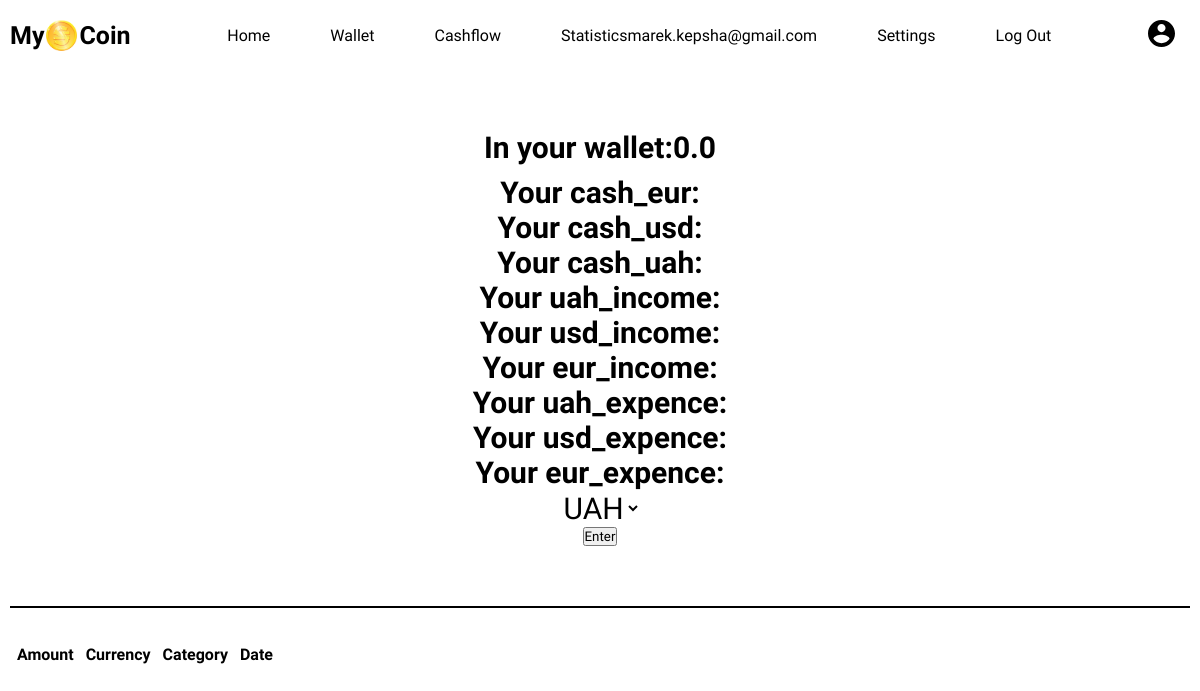
Page /wallet (signed in) on the earlier database version.
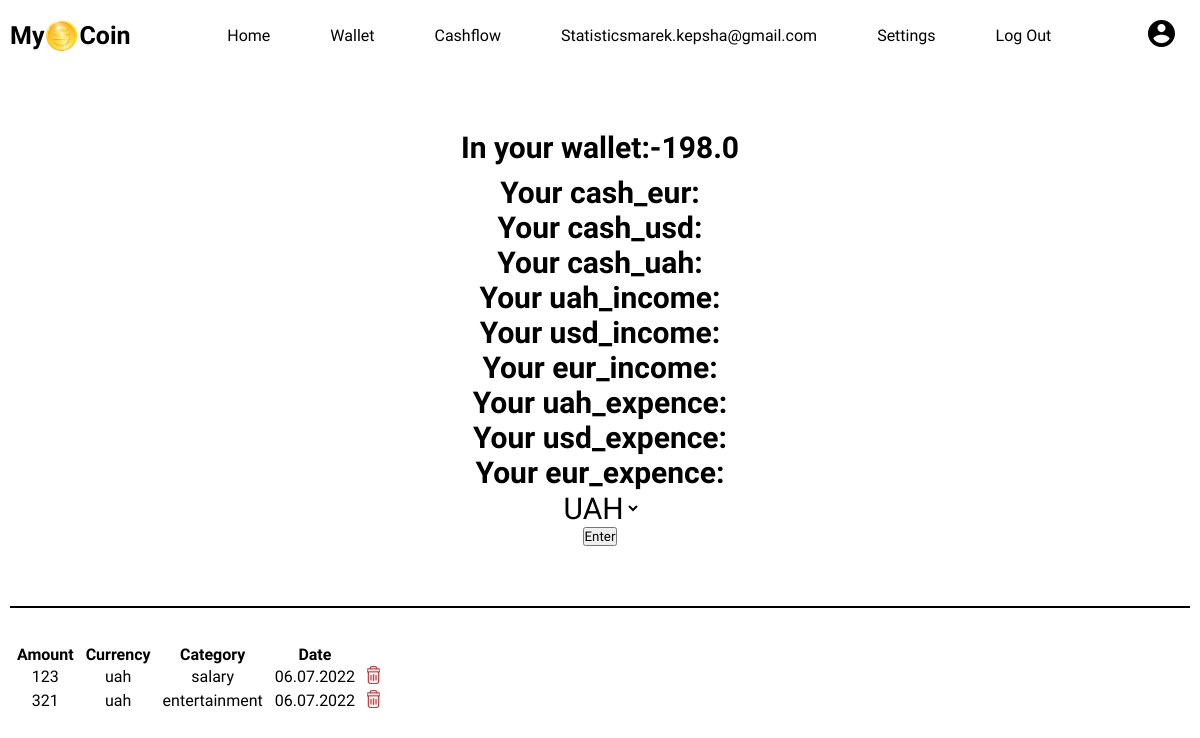
Same page on the later database version.
### tables this page shows
CREATE TABLE users (id INTEGER PRIMARY KEY AUTOINCREMENT NOT NULL,
username TEXT NOT NULL,
hash TEXT NOT NULL, confirmed BOOLEAN);

CREATE TABLE cashflow(    
      id INTEGER PRIMARY KEY AUTOINCREMENT NOT NULL ,
      cashflow_id INTEGER NOT NULL ,     
      type TEXT NOT NULL,
      count INTEGER,
      currency TEXT NOT NULL,
      category TEXT NOT NULL,
      daytime  DATETIME NOT NULL DEFAULT CURRENT_TIMESTAMP ,
      FOREIGN KEY(cashflow_id) REFERENCES users(id)
);

### app.py (the view)
@app.route("/wallet", methods=["GET", "POST"])
@login_required
def wallet():
    if request.method == "POST":
        uah_income = db.execute("SELECT sum(count) FROM cashflow WHERE type = 'income' and cashflow_id = ? and currency = 'uah'", session["user_id"])[0]["sum(count)"]
        usd_income = db.execute("SELECT sum(count) FROM cashflow WHERE type = 'income' and cashflow_id = ? and currency = 'usd'", session["user_id"])[0]["sum(count)"]
        eur_income = db.execute("SELECT sum(count) FROM cashflow WHERE type = 'income' and cashflow_id = ? and currency = 'eur'", session["user_id"])[0]["sum(count)"]
        uah_expence = db.execute("SELECT sum(count) FROM cashflow WHERE type = 'expense' and cashflow_id = ? and currency = 'uah'", session["user_id"])[0]["sum(count)"]
        usd_expence = db.execute("SELECT sum(count) FROM cashflow WHERE type = 'expense' and cashflow_id = ? and currency = 'usd'", session["user_id"])[0]["sum(count)"]
        eur_expence = db.execute("SELECT sum(count) FROM cashflow WHERE type = 'expense' and cashflow_id = ? and currency = 'eur'", session["user_id"])[0]["sum(count)"]
        if uah_income is None:
            uah_income = 0
        if usd_income is None:
            usd_income = 0
        if eur_income is None:
            eur_income = 0
        if uah_expence is None:
            uah_expence = 0
        if usd_expence is None:
            usd_expence = 0
        if eur_expence is None:
            eur_expence = 0
        cash_uah = uah_income - uah_expence
        cash_usd = usd_income - usd_expence
        cash_eur = eur_income - eur_expence
        currency = request.form.get("currency")
        if currency == "UAH":
            usd_to_uah = exchange_rate["usd_to_uah"]
            eur_to_uah = exchange_rate["eur_to_uah"]
            cash_usd_in_uah = int(cash_usd) * usd_to_uah
            cash_usd_in_uah = float(round(cash_usd_in_uah, 2))
            cash_eur_in_uah = int(cash_eur) * eur_to_uah
            cash_eur_in_uah = float(round(cash_eur_in_uah, 2))
            cash_uah = float(round(cash_uah, 2))
            money = cash_usd_in_uah + cash_eur_in_uah + float(cash_uah)
        elif currency == "USD":
            uah_to_usd = exchange_rate["uah_to_usd"]
            eur_to_usd = exchange_rate["eur_to_usd"]
            cash_uah_in_usd = int(cash_uah) * uah_to_usd
            cash_uah_in_usd = float(round(cash_uah_in_usd, 2))
            cash_eur_in_usd = int(cash_eur) * eur_to_usd
            cash_eur_in_usd = float(round(cash_eur_in_usd, 2))
            cash_usd = str(round(cash_usd, 2))
            money = cash_uah_in_usd + cash_eur_in_usd + float(cash_usd)
        else:
            usd_to_eur = exchange_rate["usd_to_eur"]
            uah_to_eur = exchange_rate["uah_to_eur"]
            cash_usd_in_eur = int(cash_usd) * usd_to_eur
            cash_usd_in_eur = float(round(cash_usd_in_eur, 2))
            cash_uah_in_eur = int(cash_uah) * uah_to_eur
            cash_uah_in_eur = float(round(cash_uah_in_eur, 2))
            cash_eur = float(round(cash_eur, 2))
            money = cash_usd_in_eur + cash_uah_in_eur + float(cash_eur)
        my_coin = db.execute("SELECT id,count,currency,category,strftime('%d.%m.%Y',daytime) FROM cashflow WHERE cashflow_id = ?", session["user_id"])
        name = db.execute("SELECT username FROM users WHERE id = ?", session["user_id"])
        try:
            return render_template("wallet.html", my_coin = my_coin,name = name[0]["username"],money = money,cash_uah = cash_uah,cash_usd = cash_usd,cash_eur =cash_eur,uah_income = uah_income,usd_income = usd_income,eur_income= eur_income,uah_expence =uah_expence,usd_expence = usd_expence, eur_expence = eur_expence)
        except TypeError:
            render_template("emptywallet.html",name = name[0]["username"])
    else:
        uah_income = db.execute("SELECT sum(count) FROM cashflow WHERE type = 'income' and cashflow_id = ? and currency = 'uah'", session["user_id"])[0]["sum(count)"]
        usd_income = db.execute("SELECT sum(count) FROM cashflow WHERE type = 'income' and cashflow_id = ? and currency = 'usd'", session["user_id"])[0]["sum(count)"]
        eur_income = db.execute("SELECT sum(count) FROM cashflow WHERE type = 'income' and cashflow_id = ? and currency = 'eur'", session["user_id"])[0]["sum(count)"]
        uah_expence = db.execute("SELECT sum(count) FROM cashflow WHERE type = 'expense' and cashflow_id = ? and currency = 'uah'", session["user_id"])[0]["sum(count)"]
        usd_expence = db.execute("SELECT sum(count) FROM cashflow WHERE type = 'expense' and cashflow_id = ? and currency = 'usd'", session["user_id"])[0]["sum(count)"]
        eur_expence = db.execute("SELECT sum(count) FROM cashflow WHERE type = 'expense' and cashflow_id = ? and currency = 'eur'", session["user_id"])[0]["sum(count)"]
        if uah_income is None:
            uah_income = 0
        if usd_income is None:
            usd_income = 0
        if eur_income is None:
            eur_income = 0
        if uah_expence is None:
            uah_expence = 0
        if usd_expence is None:
            usd_expence = 0
        if eur_expence is None:
            eur_expence = 0
        cash_uah = uah_income - uah_expence
        cash_usd = usd_income - usd_expence
        cash_eur = eur_income - eur_expence
        usd_to_uah = exchange_rate["usd_to_uah"]
        eur_to_uah = exchange_rate["eur_to_uah"]
        cash_usd_in_uah = int(cash_usd) * usd_to_uah
        cash_usd_in_uah = float(round(cash_usd_in_uah, 2))
        cash_eur_in_uah = int(cash_eur) * eur_to_uah
        cash_eur_in_uah = float(round(cash_eur_in_uah, 2))
        cash_uah = float(round(cash_uah, 2))
        money = cash_usd_in_uah + cash_eur_in_uah + float(cash_uah)
        my_coin = db.execute("SELECT id,count,currency,category,strftime('%d.%m.%Y',daytime) FROM cashflow WHERE cashflow_id = ?", session["user_id"])
        name = db.execute("SELECT username FROM users WHERE id = ?", session["user_id"])
        try:
            return render_template("wallet.html", my_coin = my_coin,name = name[0]["username"],money = money)
        except TypeError:
            render_template("emptywallet.html",name = name[0]["username"])

### app.py (called while the page is built)
@app.after_request
def after_request(response):
    response.headers["Cache-Control"] = "no-cache, no-store, must-revalidate"
    response.headers["Expires"] = 0
    response.headers["Pragma"] = "no-cache"
    return response

### helpers.py (called while the page is built)
def login_required(f):
    @wraps(f)
    def decorated_function(*args, **kwargs):
        if session.get("user_id") is None:
            return redirect("/login")
        return f(*args, **kwargs)
    return decorated_function

### templates/wallet.html (shortened to what this page needs)
{% extends "index.html" %}
{% block main %}
    <form class="wallet-page" action="/wallet" method="post">
        <div class="money-in-wallet">
            <label class="in-your-wallet">In your wallet:{{money}}<br></label>
                <h4>Your cash_eur:{{cash_eur}}</h4>
                <h4>Your cash_usd:{{cash_usd}}</h4>
                <h4>Your cash_uah:{{cash_uah}}</h4>
                <h4>Your uah_income:{{uah_income}}</h4>
                <h4>Your usd_income:{{usd_income}}</h4>
                <h4>Your eur_income:{{eur_income}}</h4>
                <h4>Your uah_expence:{{uah_expence}}</h4>
                <h4>Your usd_expence:{{usd_expence}}</h4>
                <h4>Your eur_expence:{{eur_expence}}</h4>
                <select name="currency" id="currency">
                <option id="currency-value" value="UAH">UAH</option>
                </select>
                <button type="submit">Enter</button>
        </div>
    </form>
    <form class="wallet-page" action="/wallet" method="get">
        <hr class="wallet-upper-line">
        <table id="tabula" class="table table-dark table-sm" >
            <tr class="wallet-history-title">
                <td>Amount</td>
                <td>Currency</td>
                <td>Category</td>
                <td>Date</td>
                <td></td>
            </tr>
            {% for coin in my_coin %}
                <tr class="wallet-history-description">
                    <td class="wallet-history">{{coin["count"]}}</td>
                    <td class="wallet-history">{{coin["currency"]}}</td>
                    <td class="wallet-history">{{coin["category"]}}</td>
                    <td class="wallet-history">{{coin["strftime('%d.%m.%Y',daytime)"]}}</td>
                    <td class="wallet-history"><a href="{{ url_for('delete', deleted_id = coin["id"]) }}"</a><img class="trash-icon" src="../static/img/trash-icon.svg" alt="delete button"></button></td>
                </tr>
            {% endfor %}
    </form>
{% endblock %}

### templates/index.html (shortened to what this page needs)
<!DOCTYPE html>
<html lang="en">
    <head>
        <link href="/static/index.css" rel="stylesheet">
    </head>
    <body>
        <header>
            <a class="company-title" href="/home">My<img class="company-logo" src="../static/img/title-icon.svg" alt="coin">Coin</a>
            <nav class="navbar">
                    {% if session["user_id"] %}
                        <ul class="nav-menu">
                            <li class="nav-item"><a class="nav-link" href="/home">Home</a></li>
                            <li class="nav-item"><a class="nav-link" href="/wallet">Wallet</a></li>
                            <li class="nav-item"><a class="nav-link" href="/cashflow">Cashflow</a></li>
                            <li class="nav-item"><a class="nav-link" href="/statistics">Statistics</a></li>
                        </ul>
                        <ul class="nav-menu">
                            <li class="nav-item"><a class="nav-link">{{name}}</a></li>
                            <li class="nav-item"><a class="nav-link" href="/settings">Settings</a></li>
                            <li class="nav-item"><a class="nav-link" href="/logout">Log Out</a></li>
                        </ul>
                    {% else %}
                        <ul class="nav-menu">
                            <li class="nav-item"><a class="nav-link" href="/register">Register</a></li>
                            <li class="nav-item"><a class="nav-link" href="/login">Log In</a></li>
                        </ul>
                    {% endif %}
            </nav>
            <div class="user-nav">
            <img class="user-icon" src="../static/img/user-icon.svg" alt="user icon">
            </div>
        </header>
        <main class="container-fluid py-5 text-center">
            {% block main %}{% endblock %}
        </main>
    </body>
</html>

### static/index.css (style rules this page uses)
* { padding: 0; margin: 0; box-sizing: border-box; font-family: "Anek Latin", sans-serif; }
body { background-image: url("img/MyCoin-background.jpg"); background-size: cover; max-width: 100%; height: 100%; background-attachment: fixed; padding: 10px; }
header { display: flex; justify-content: space-between; align-items: center; height: 50px; }
header .company-title { display: flex; justify-content: center; align-items: center; font-size: 25px; font-weight: bold; }
header .company-title img { padding: 0 2px 0 2px; }
header li { list-style: none; }
header a { text-decoration: none; color: black; }
header .navbar { display: flex; min-height: 70px; justify-content: center; align-items: center; }
header .user-icon { padding-right: 15px; }
header .nav-menu { display: flex; align-items: center; gap: 60px; }

### static/wallet.css (style rules this page uses)
.money-in-wallet { font-size: 30px; font-weight: bold; display: flex; justify-content: center; align-items: center; flex-direction: column; }
.in-your-wallet { padding: 10px 0 10px 0; }
#currency { background: none; border: none; font-size: 30px; }
#currency-value { background: none; border: none; }
.wallet-page { padding-top: 60px; }
.wallet-history { font-family: "Klee One"; }
.wallet-history-title, .wallet-history-description { text-align: center; }
.wallet-history-title { font-size: medium; font-weight: bold; }
td { padding: 0 5px 0 5px; }
.wallet-upper-line { margin-bottom: 35px; width: 100%; height: 1.5px; display: flex; justify-content: center; background-color: black; border: black; }

Differences in the rows shown:
added cashflow: count "123", currency "uah", category "salary", coin "06.07.2022"
added cashflow: count "321", currency "uah", category "entertainment", coin "06.07.2022"
Other differences:
{{ money }}: "0.0" → "-198.0"
